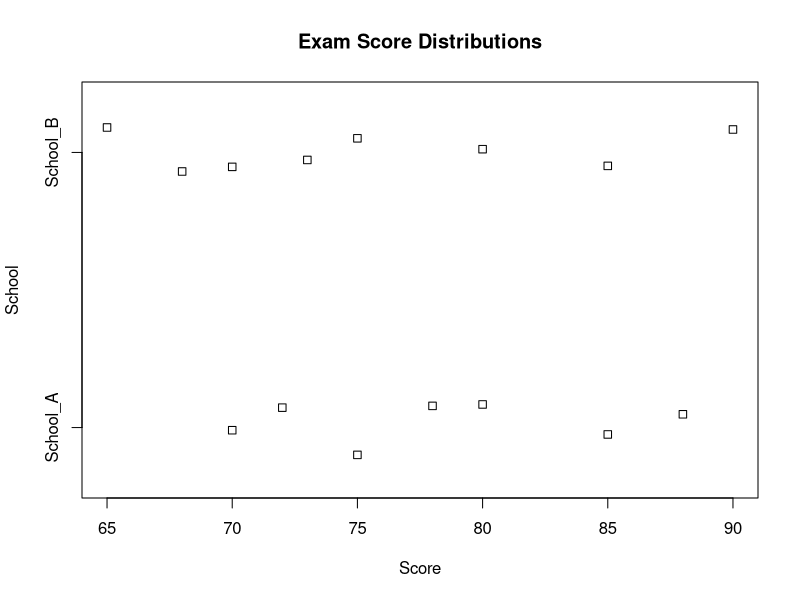
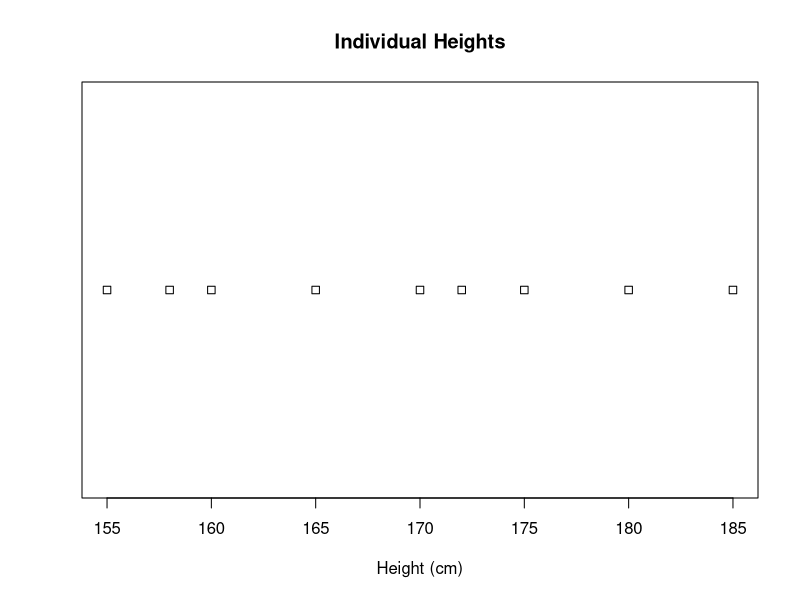
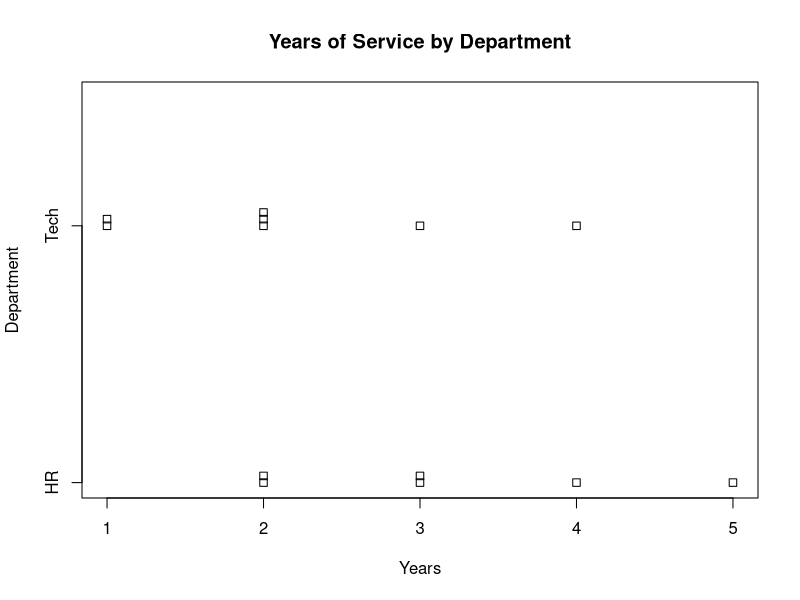
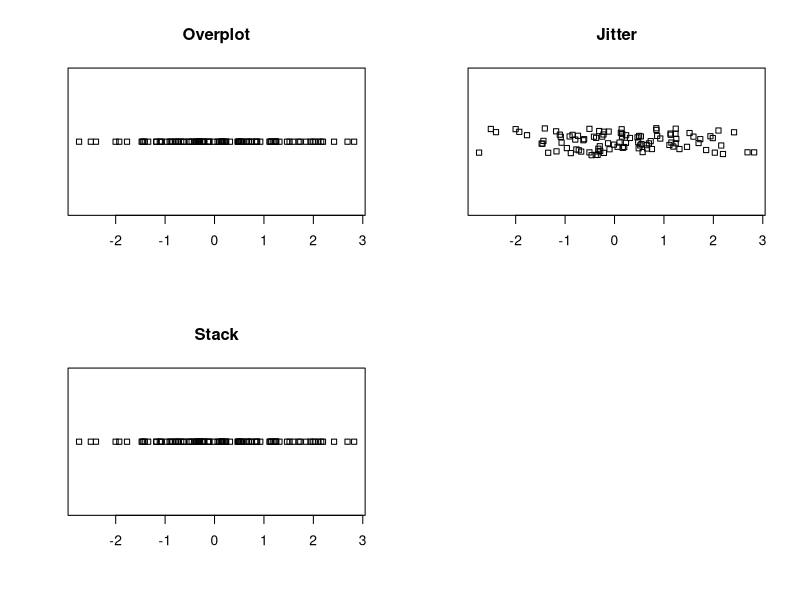

Write R code to recreate these figures, in order.
## ---- chunk 1
# Sample data
school_A <- c(70, 72, 75, 78, 80, 85, 88)
school_B <- c(65, 68, 70, 73, 75, 80, 85, 90)

# Create a stripchart
stripchart(list(School_A = school_A, School_B = school_B),
           vertical = FALSE, method = "jitter",
           main = "Exam Score Distributions",
           xlab = "Score", ylab = "School")
## ---- chunk 2
# Sample data
heights <- c(160, 170, 175, 155, 180, 165, 172, 158, 185)

# Create a stripchart
stripchart(heights, method = "overplot",
           main = "Individual Heights",
           xlab = "Height (cm)")
## ---- chunk 3
# Sample data
hr_dept <- c(2, 3, 4, 2, 5, 3)
tech_dept <- c(1, 2, 1, 3, 2, 4, 2)

# Create a stripchart
stripchart(list(HR = hr_dept, Tech = tech_dept),
           vertical = FALSE, method = "stack",
           main = "Years of Service by Department",
           xlab = "Years", ylab = "Department")
## ---- chunk 4
x <- rnorm(100)

par(mfrow = c(2, 2))
# Create a stripchart of the heights of 100 randomly generated people
stripchart(x, method = "overplot", main = "Overplot")

# Create a stripchart of the heights of 100 people, jittering the points to prevent overlapping
stripchart(x, method = "jitter", main = "Jitter")

# Create a stripchart of the heights of 100 people, stacking the points on top of each other
stripchart(x, method = "stack", main = "Stack")

par(mfrow = c(1, 1))
